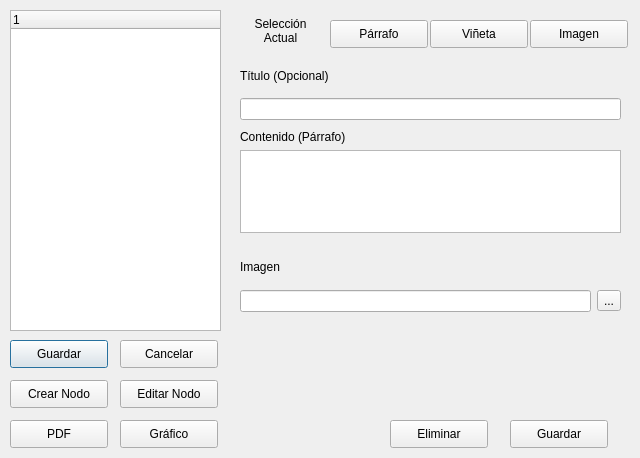
<?xml version="1.0" encoding="UTF-8"?>
<ui version="4.0">
 <class>DialogDocument</class>
 <widget class="QDialog" name="DialogDocument">
  <property name="geometry">
   <rect>
    <x>0</x>
    <y>0</y>
    <width>640</width>
    <height>458</height>
   </rect>
  </property>
  <property name="windowTitle">
   <string>Dialog</string>
  </property>
  <widget class="QPushButton" name="btnGuardar">
   <property name="geometry">
    <rect>
     <x>10</x>
     <y>340</y>
     <width>98</width>
     <height>28</height>
    </rect>
   </property>
   <property name="text">
    <string>Guardar</string>
   </property>
  </widget>
  <widget class="QPushButton" name="btnCancelar">
   <property name="geometry">
    <rect>
     <x>120</x>
     <y>340</y>
     <width>98</width>
     <height>28</height>
    </rect>
   </property>
   <property name="text">
    <string>Cancelar</string>
   </property>
  </widget>
  <widget class="QPushButton" name="btnNuevo">
   <property name="geometry">
    <rect>
     <x>10</x>
     <y>380</y>
     <width>98</width>
     <height>28</height>
    </rect>
   </property>
   <property name="text">
    <string>Crear Nodo</string>
   </property>
  </widget>
  <widget class="QPushButton" name="btnEditar">
   <property name="geometry">
    <rect>
     <x>120</x>
     <y>380</y>
     <width>98</width>
     <height>28</height>
    </rect>
   </property>
   <property name="text">
    <string>Editar Nodo</string>
   </property>
  </widget>
  <widget class="QPushButton" name="btnPDF">
   <property name="geometry">
    <rect>
     <x>10</x>
     <y>420</y>
     <width>98</width>
     <height>28</height>
    </rect>
   </property>
   <property name="text">
    <string>PDF</string>
   </property>
  </widget>
  <widget class="QPushButton" name="btnGrafico">
   <property name="geometry">
    <rect>
     <x>120</x>
     <y>420</y>
     <width>98</width>
     <height>28</height>
    </rect>
   </property>
   <property name="text">
    <string>Gráfico</string>
   </property>
  </widget>
  <widget class="QPushButton" name="btnEliminar">
   <property name="geometry">
    <rect>
     <x>390</x>
     <y>420</y>
     <width>98</width>
     <height>28</height>
    </rect>
   </property>
   <property name="text">
    <string>Eliminar</string>
   </property>
  </widget>
  <widget class="QPushButton" name="btnGuardarNodo">
   <property name="geometry">
    <rect>
     <x>510</x>
     <y>420</y>
     <width>98</width>
     <height>28</height>
    </rect>
   </property>
   <property name="text">
    <string>Guardar</string>
   </property>
  </widget>
  <widget class="QLabel" name="lblSeleccion">
   <property name="geometry">
    <rect>
     <x>240</x>
     <y>10</y>
     <width>81</width>
     <height>41</height>
    </rect>
   </property>
   <property name="text">
    <string>Selección Actual</string>
   </property>
   <property name="alignment">
    <set>Qt::AlignCenter</set>
   </property>
   <property name="wordWrap">
    <bool>true</bool>
   </property>
  </widget>
  <widget class="QPushButton" name="btnParrafo">
   <property name="geometry">
    <rect>
     <x>330</x>
     <y>20</y>
     <width>98</width>
     <height>28</height>
    </rect>
   </property>
   <property name="text">
    <string>Párrafo</string>
   </property>
  </widget>
  <widget class="QPushButton" name="btnVineta">
   <property name="geometry">
    <rect>
     <x>430</x>
     <y>20</y>
     <width>98</width>
     <height>28</height>
    </rect>
   </property>
   <property name="text">
    <string>Viñeta</string>
   </property>
  </widget>
  <widget class="QPushButton" name="btnImagen">
   <property name="geometry">
    <rect>
     <x>530</x>
     <y>20</y>
     <width>98</width>
     <height>28</height>
    </rect>
   </property>
   <property name="text">
    <string>Imagen</string>
   </property>
  </widget>
  <widget class="QWidget" name="layoutWidget">
   <property name="geometry">
    <rect>
     <x>240</x>
     <y>60</y>
     <width>381</width>
     <height>60</height>
    </rect>
   </property>
   <layout class="QVBoxLayout" name="verticalLayout">
    <item>
     <widget class="QLabel" name="lblTitulo">
      <property name="text">
       <string>Título (Opcional)</string>
      </property>
     </widget>
    </item>
    <item>
     <widget class="QLineEdit" name="edtTitulo"/>
    </item>
   </layout>
  </widget>
  <widget class="QWidget" name="layoutWidget">
   <property name="geometry">
    <rect>
     <x>240</x>
     <y>130</y>
     <width>381</width>
     <height>103</height>
    </rect>
   </property>
   <layout class="QVBoxLayout" name="verticalLayout_2">
    <item>
     <widget class="QLabel" name="lblContenido">
      <property name="text">
       <string>Contenido (Párrafo)</string>
      </property>
     </widget>
    </item>
    <item>
     <widget class="QTextEdit" name="edtContenido"/>
    </item>
   </layout>
  </widget>
  <widget class="QWidget" name="layoutWidget">
   <property name="geometry">
    <rect>
     <x>240</x>
     <y>250</y>
     <width>381</width>
     <height>62</height>
    </rect>
   </property>
   <layout class="QVBoxLayout" name="verticalLayout_3">
    <item>
     <widget class="QLabel" name="lblImagen">
      <property name="text">
       <string>Imagen</string>
      </property>
     </widget>
    </item>
    <item>
     <layout class="QHBoxLayout" name="horizontalLayout">
      <item>
       <widget class="QLineEdit" name="edtImagen"/>
      </item>
      <item>
       <widget class="QToolButton" name="btnChoose">
        <property name="text">
         <string>...</string>
        </property>
       </widget>
      </item>
     </layout>
    </item>
   </layout>
  </widget>
  <widget class="QTreeWidget" name="treeWidget">
   <property name="geometry">
    <rect>
     <x>10</x>
     <y>10</y>
     <width>211</width>
     <height>321</height>
    </rect>
   </property>
   <column>
    <property name="text">
     <string notr="true">1</string>
    </property>
   </column>
  </widget>
 </widget>
 <resources/>
 <connections/>
</ui>
